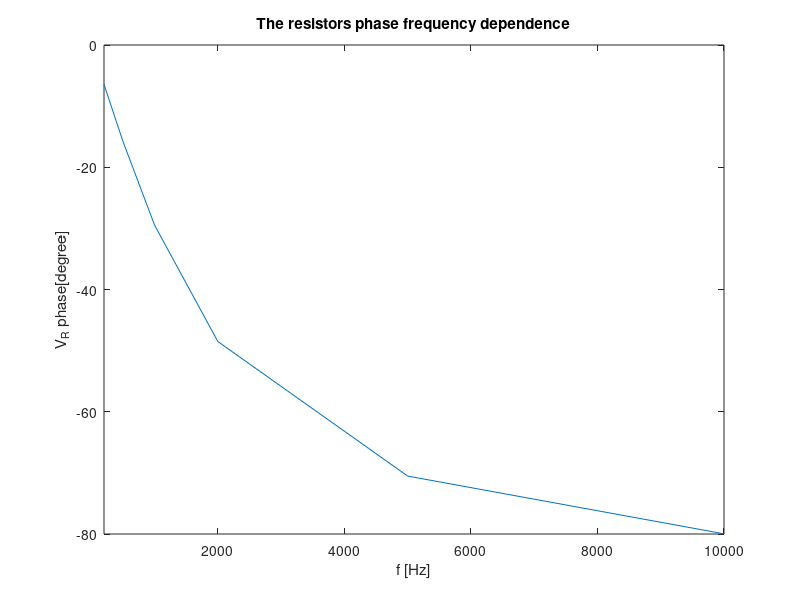
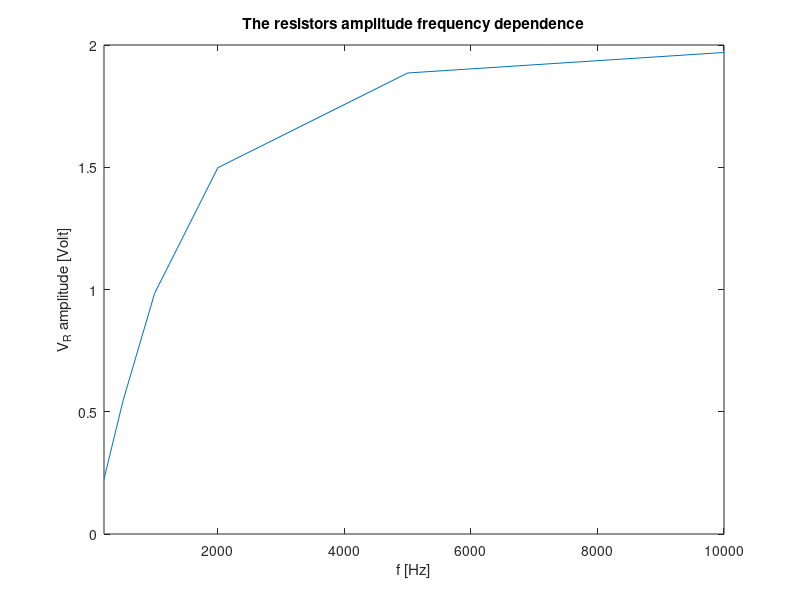
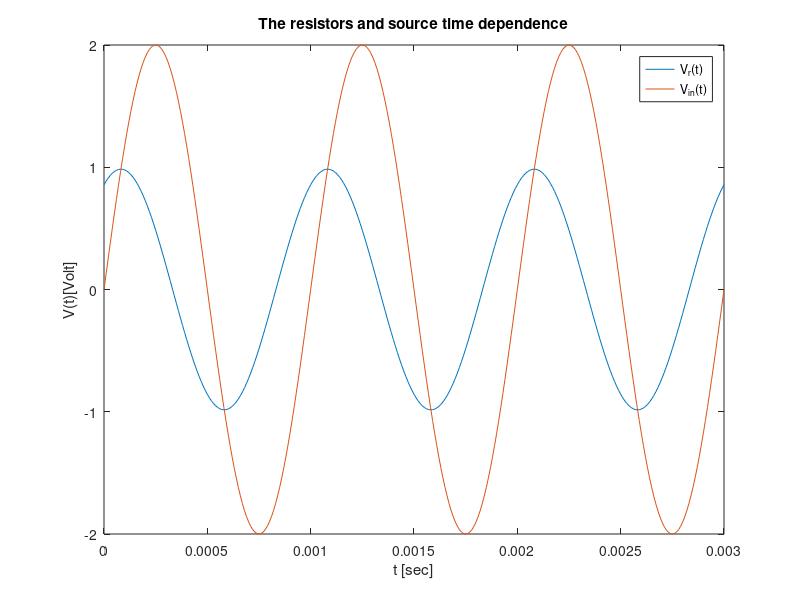
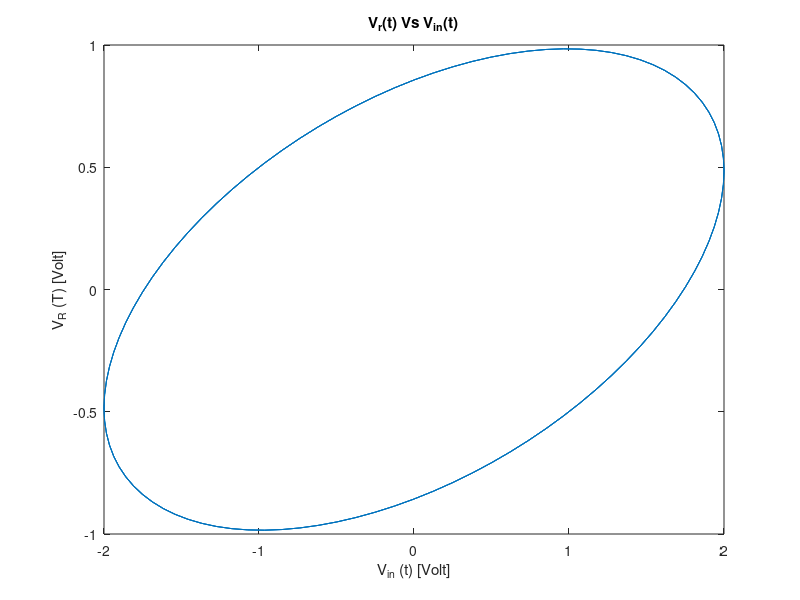

Recreate these plots in MATLAB, in order.
%% 3.6.B:
f=[200,500,1000,2000,5000,10000]; %[Hz]
R=3000; %[ohem]
C=0.03*10^(-6) ; %[F]
%V_in=2*sin(wt)=2*cos(wt-pi/2)
V_0=2; %[V] 
Phi_Vin=-pi/2; %[rad]  , 
H=R./sqrt(R^2 +1./(4*pi^2*f.^2*C^2));  %H=|VR/Vin|
V_R_amp=H.*V_0;
Phi_VR=Phi_Vin-atan(-1./(2*pi*f*C*R)); %[rad]
Phi_VR_degree=Phi_VR*180/pi; %[degree]
disp(H)
disp(Phi_VR-Phi_Vin)

%% 3.6.C
figure;  %phase vs. frequency
plot(f,Phi_VR_degree);
xlabel('f [Hz]');
ylabel('V_R phase[degree]');
xlim([200 10000])
title('The resistors phase frequency dependence');
figure; %amplitude vs. frequency
plot(f,V_R_amp);
xlabel('f [Hz]');
xlim([200 10000])
ylabel('V_R amplitude [Volt]');
title('The resistors amplitude frequency dependence');

%% 3.6 D
t=0:0.00001:0.003; %[sec]
f=1000; %[Hz]
V_int=2*sin(2*pi*f*t);
H=R/sqrt(R^2 +1/(4*pi^2*f^2*C^2));  %H=|VR/Vin| for f=1000 Hz
V_R_amp=H*V_0;
Phi_VR=Phi_Vin-atan(-1/(2*pi*f*C*R)); %[rad]
V_Rt=V_R_amp*cos(2*pi*f.*t+Phi_VR); %[V]
figure;
plot(t,V_Rt);
xlabel('t [sec]');
ylabel('V(t)[Volt]');
hold on
plot(t,V_int);
legend('V_r(t)','V_i_n(t)');
title('The resistors and source time dependence');

%% 3.6. E 
V_Rt=V_R_amp*sin(pi/2+2*pi*f.*t+Phi_VR);
figure;
plot(V_int,V_Rt);
xlabel('V_i_n (t) [Volt]');
ylabel('V_R (T) [Volt]');
title('V_r(t) Vs V_i_n(t)');
disp(max(V_Rt)) % to find C
index=find(V_int==0);
k=abs(V_Rt(index)); % to find when the ellipse intersects the y-axis
disp(k)